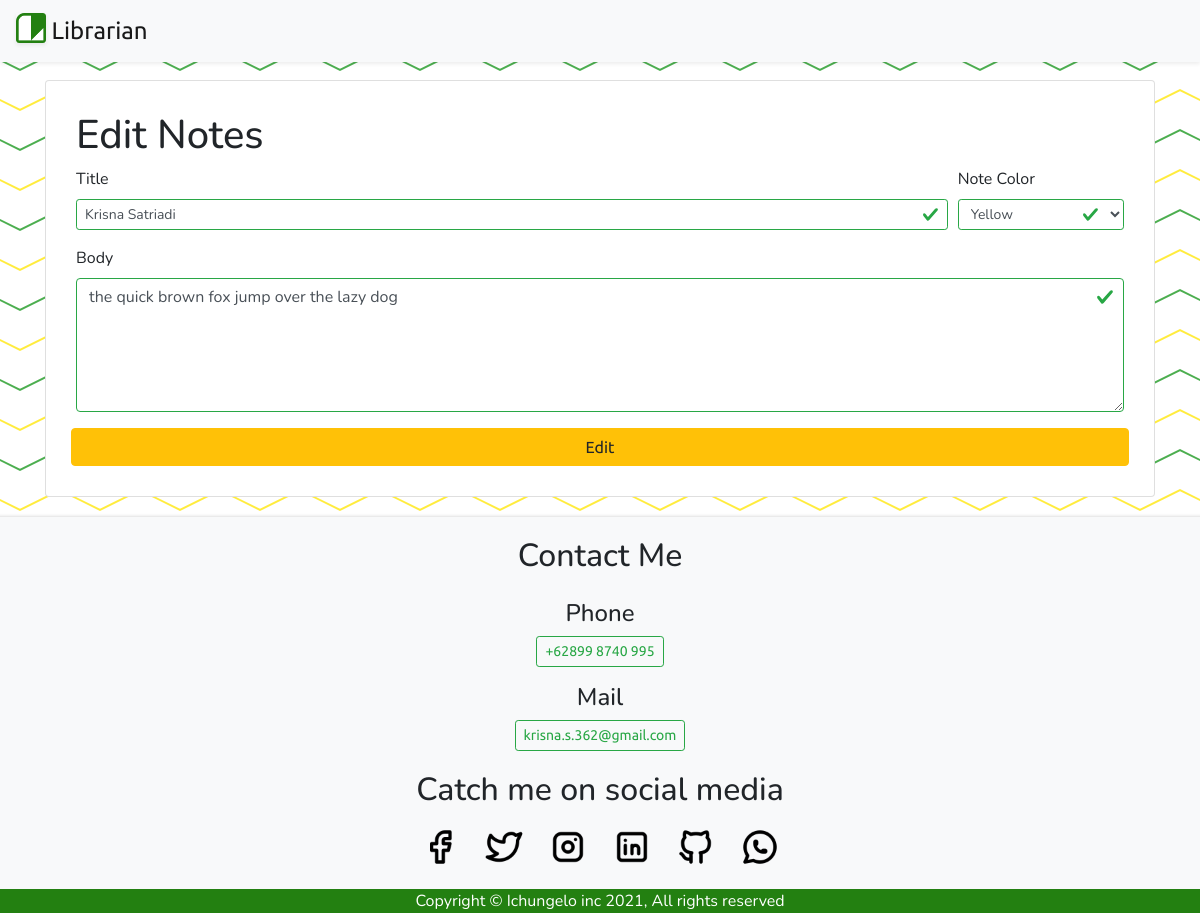
The app's page /notes.php?id=23 with its own data.
### tables this page shows
CREATE TABLE `notes` (
  `id` int(16) NOT NULL,
  `title` varchar(128) NOT NULL,
  `body` text NOT NULL,
  `backgroundColor` enum('background-color: #FFFFFF','background-color: #EF93FF','background-color: #FBA39D','background-color: #66CFFF','background-color: #FFE893') NOT NULL DEFAULT 'background-color: #FFFFFF',
  `createdAt` datetime NOT NULL,
  `updatedAt` datetime NOT NULL
);

### handler.php (called while the page is built, shortened)
<?php
include("config.php");
if (isset($_GET['id'])) {
  $id = $_GET['id'];
  $getNoteByIdQuery = "SELECT * FROM notes WHERE id = '$id'";
  $getNoteByIdHandler = mysqli_query($connection, $getNoteByIdQuery) or die(mysqli_error($connection));
  $editNote = mysqli_fetch_assoc($getNoteByIdHandler);
}
?>

### notes.php (the view, shortened to what this page needs)
<?php
include('handler.php');
?>
<!doctype html>
<html lang="en">
  <head>
    <link rel="stylesheet" href="https://cdn.jsdelivr.net/npm/bootstrap@4.6.1/dist/css/bootstrap.min.css">
    <link rel="stylesheet" href="./style.css">
  </head>
  <body>
    <nav class="navbar navbar-expand-sm navbar-light bg-light shadow-sm nav-custom" >
      <a class="navbar-brand brand-name" href="./index.php">
        <img src="./assets/img/Group 3.png" width="30" height="30" class="d-inline-block align-top shadow-sm" alt="">
         Librarian
      </a>
    </nav>
    <section class="container">
      <div class="card">
        <div class="card-body">
          <form class="was-validated" method="POST">
            <h1><?= isset($id) === true ? "Edit" : "Add" ?> Notes</h1>
            <div class="form-row">
            <div class="behind-nav form-group col-lg-10">
              <label>Title</label>
              <input type="text" class="form-control form-control-sm" name="title" placeholder="Insert Title" value="<?= isset($id) === true ? $editNote['title'] : '' ?>" required>
            </div>
            <div class="behind-nav form-group col-lg-2">
              <label>Note Color</label>
              <?php
              $background = isset($id) === true ? $editNote['backgroundColor'] : ""
              ?>
              <select class="form-control form-control-sm" id="inlineFormCustomSelect" name="backgroundColor" require>
                <option value="background-color: #FFE893" style="background-color: #FFE893;" <?= $background === "background-color: #FFE893" ? "selected" : "" ?>>Yellow</option>
              </select>
            </div>
            <div class="behind-nav form-group col-12">
              <label>Body</label>
              <textarea class="form-control" name="body" rows="5" required><?= isset($id) === true ? $editNote['body'] : '' ?></textarea>
            </div>
            <button type="submit" class="btn btn-warning ml-auto btn-block" name="<?= isset($id) === true ? "edit" : "add" ?>"><?= isset($id) === true ? "Edit" : "Add" ?></button>
            </div>
          </form>
        </div>
      </div>
    </section>
    <footer class="text-center bg-light row">
      <h2 class="col-12">Contact Me</h2>
      <div class="col-12 mt-3">
        <h4>Phone</h4>
        <a href="tel:+628998740995" class="btn btn-outline-success btn-sm">+62899 8740 995</a>
      </div>
      <div class="col-12 mt-3">
        <h4>Mail</h4>
        <a href="mailto:krisna.s.362@gmail.com" class="btn btn-outline-success btn-sm">krisna.s.362@gmail.com</a>
      </div>
      <div class="col-12">
        <h2>Catch me on social media</h2>
        <div class="about-content">
          <a href="https://web.facebook.com/ichungelo/" target="_blank"><img class="about-social-icon" src="/assets/img/tabler-icon-brand-facebook.png" alt="facebook-icon"></a>
          <a href="https://twitter.com/ichungelo" target="_blank"><img class="about-social-icon" src="/assets/img/tabler-icon-brand-twitter.png" alt="twitter-icon"></a>
          <a href="https://www.instagram.com/ichungelo/" target="_blank"><img class="about-social-icon" src="/assets/img/tabler-icon-brand-instagram.png" alt="instagram-icon"></a>
          <a href="https://www.linkedin.com/in/krisna-satriadi-544aa9111/" target="_blank"><img class="about-social-icon" src="/assets/img/tabler-icon-brand-linkedin.png" alt="linkedin-icon"></a>
          <a href="https://github.com/ichungelo" target="_blank"><img class="about-social-icon" src="/assets/img/tabler-icon-brand-github.png" alt="github-icon"></a>
          <a href="https://api.whatsapp.com/send?phone=628998740995&text=Hi" target="_blank"><img class="about-social-icon" src="/assets/img/tabler-icon-brand-whatsapp.png" alt="wa-icon"></a>
        </div>
      </div>
      <div class="col-12" style="background-color: #238011; margin: 12px 0 0 0; color: white">
        Copyright &#169 Ichungelo inc 2021, All rights reserved
      </div>
    </footer>
  </body>
</html>

### style.css (style rules this page uses)
* { font-family: 'Nunito', sans-serif; }
.nav-custom { position: fixed; width: 100%; box-shadow: 0px 2px 5px; }
section { padding-top: 5rem; }
a, button { font-family: 'Ubuntu', sans-serif; }
h2 { padding: 20px 0 0 0 }
.card { position: unset; background-size: contain; background-position: bottom; background-repeat: no-repeat; padding: 10px; }
.behind-nav { position: unset; }
.brand-name { font-size: x-large; }
footer { margin: 20px 0 0 0; box-shadow: 0 2px 5px gray; }
.about-social-icon { width: 40px; height: 40px; margin: 10px; border-radius: 20%; }

### records on screen
notes: title "Krisna Satriadi", backgroundColor "Yellow", body "the quick brown fox jump over the lazy dog"
